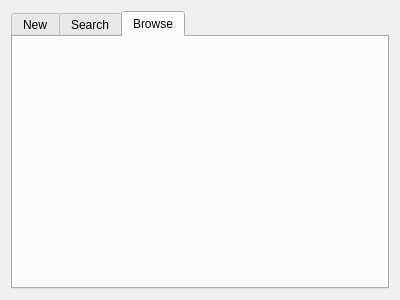
<?xml version="1.0" encoding="UTF-8"?>
<ui version="4.0">
 <class>MainWindow</class>
 <widget class="QMainWindow" name="MainWindow">
  <property name="geometry">
   <rect>
    <x>0</x>
    <y>0</y>
    <width>400</width>
    <height>300</height>
   </rect>
  </property>
  <property name="windowTitle">
   <string>MainWindow</string>
  </property>
  <widget class="QWidget" name="centralWidget">
   <layout class="QHBoxLayout" name="horizontalLayout_3">
    <item>
     <widget class="QTabWidget" name="tabWidget">
      <property name="tabPosition">
       <enum>QTabWidget::North</enum>
      </property>
      <property name="tabShape">
       <enum>QTabWidget::Rounded</enum>
      </property>
      <property name="currentIndex">
       <number>2</number>
      </property>
      <property name="tabsClosable">
       <bool>false</bool>
      </property>
      <widget class="QWidget" name="tab">
       <attribute name="title">
        <string>New</string>
       </attribute>
       <layout class="QHBoxLayout" name="horizontalLayout">
        <item>
         <layout class="QVBoxLayout" name="page1Layout"/>
        </item>
       </layout>
      </widget>
      <widget class="QWidget" name="tab_2">
       <attribute name="title">
        <string>Search</string>
       </attribute>
       <layout class="QHBoxLayout" name="horizontalLayout_2">
        <item>
         <layout class="QVBoxLayout" name="page2Layout"/>
        </item>
       </layout>
      </widget>
      <widget class="QWidget" name="tab_3">
       <attribute name="title">
        <string>Browse</string>
       </attribute>
       <layout class="QVBoxLayout" name="verticalLayout_2">
        <item>
         <layout class="QVBoxLayout" name="page3Layout"/>
        </item>
       </layout>
      </widget>
     </widget>
    </item>
   </layout>
  </widget>
 </widget>
 <layoutdefault spacing="6" margin="11"/>
 <resources/>
 <connections/>
</ui>
